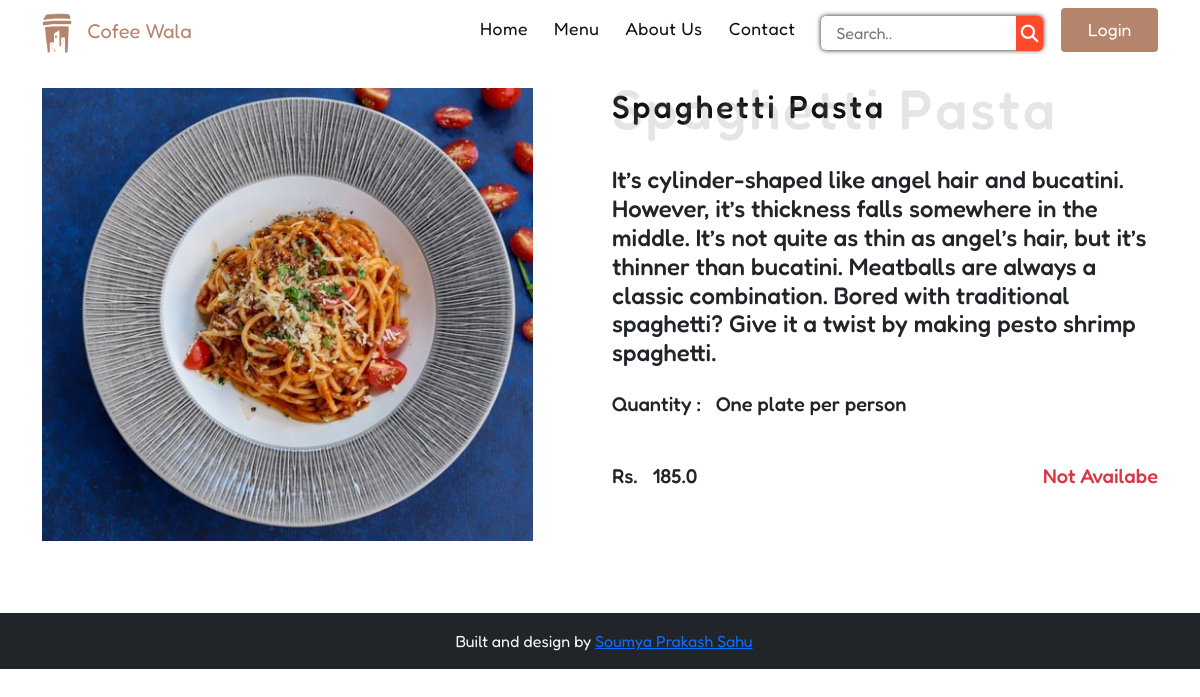
Page /food/itemDetail/4/ on the committed database.
### FoodApp/models.py (models this page shows, shortened)
class FoodItem(models.Model):
    category = models.ForeignKey(Category, on_delete=models.DO_NOTHING)
    name = models.CharField(max_length=50)
    price = models.FloatField()
    description = models.TextField()
    secondary_description = models.TextField(default=True)
    availability = models.BooleanField(default=True)
    photo = models.ImageField(upload_to="food_images/")

### FoodApp/views.py (the view)
# urls.py: path('itemDetail/<int:id>/', views.ItemDetails, name="itemDetails"),
def ItemDetails(request, id):
    itemDetails = FoodItem.objects.get(id=id)
    context = {
        'itemDetails': itemDetails,
    }
    return render(request, 'food/food_details.html', context)

### templates/food/food_details.html (shortened to what this page needs)
{% extends "base/base.html" %}
{% load static %}
{% block content %}
<div id="food-details-page">
    <section class="details-wrapper container">
        <div class="row">
            <div class="col">
                <img src="{{itemDetails.photo.url}}" alt="">
            </div>
            <div class="col">
                <h2 class="head-design mb-4 ">{{itemDetails.name}} <span>{{itemDetails.name}}</span></h2>
                <h4 class="mb-4">{{itemDetails.description}}</h4>
                <h5 class="mb-5">Quantity : &nbsp; {{itemDetails.secondary_description}}</h5>
                <div class="d-flex justify-content-between ">
                    <h5>Rs. &nbsp; {{itemDetails.price}}</h5>
                    {% if itemDetails.availability %}
                    {% if user.is_authenticated %}
                    <form action=" {% url 'addtoCart' %} " class="d-flex" method="post">
                        {% csrf_token %}
                        <div>
                            <input type="text" class="form-control" name="food_item_id" value="{{ itemDetails.id }}"
                                style="display: none;">
                            <div class="input-group mb-3">
                                <button class="btn btn-outline-secondary" type="button" onclick="decrement()">-</button>
                                <input type="number" class="form-control quantity text-center" id="quantity" value="1"
                                    readonly name="quantity">
                                <button class="btn btn-outline-secondary" type="button" onclick="increment()">+</button>
                            </div>
                        </div>
                        <button class="cart-btn"><i class="fa-solid fa-cart-shopping"></i></button>
                    </form>
                    {% else %}
                    <a href=" {% url 'login' %} " class="btn btn-danger">Login to buy</i></a>
                    {% endif %}
                    {% else %}
                    <h5 class="text-danger">Not Availabe</h5>
                    {% endif %}
                </div>
            </div>
        </div>
    </section>
</div>
{% endblock content %}

### static/style/style.css (style rules this page uses)
* { padding: 0; margin: 0; box-sizing: border-box; font-family: 'Fredoka', sans-serif; }
html { scroll-behavior: smooth; scroll-behavior: auto; }
.head-design { color: #111; display: flex; justify-content: center; flex-direction: column; letter-spacing: 3px; }
.head-design span { color: grey; opacity: 0.2; font-size: 3.5rem; margin-top: -3.2rem; }
.details-wrapper { padding: 6% 0; }
.details-wrapper img { width: 90%; }

### rows in the picture
FoodItem: photo (picture), name "Spaghetti Pasta", description "It’s cylinder-shaped like angel hair and bucatini. However, it’s thickness falls somewhere in the middle. It’s not quite as thin as angel’s hair, but it’s thinner than bucatini. Meatballs are always a classic combination. Bored with traditional spaghetti? Give it a twist by making pesto shrimp spaghetti.", secondary_description "One plate per person", price "185.0"
